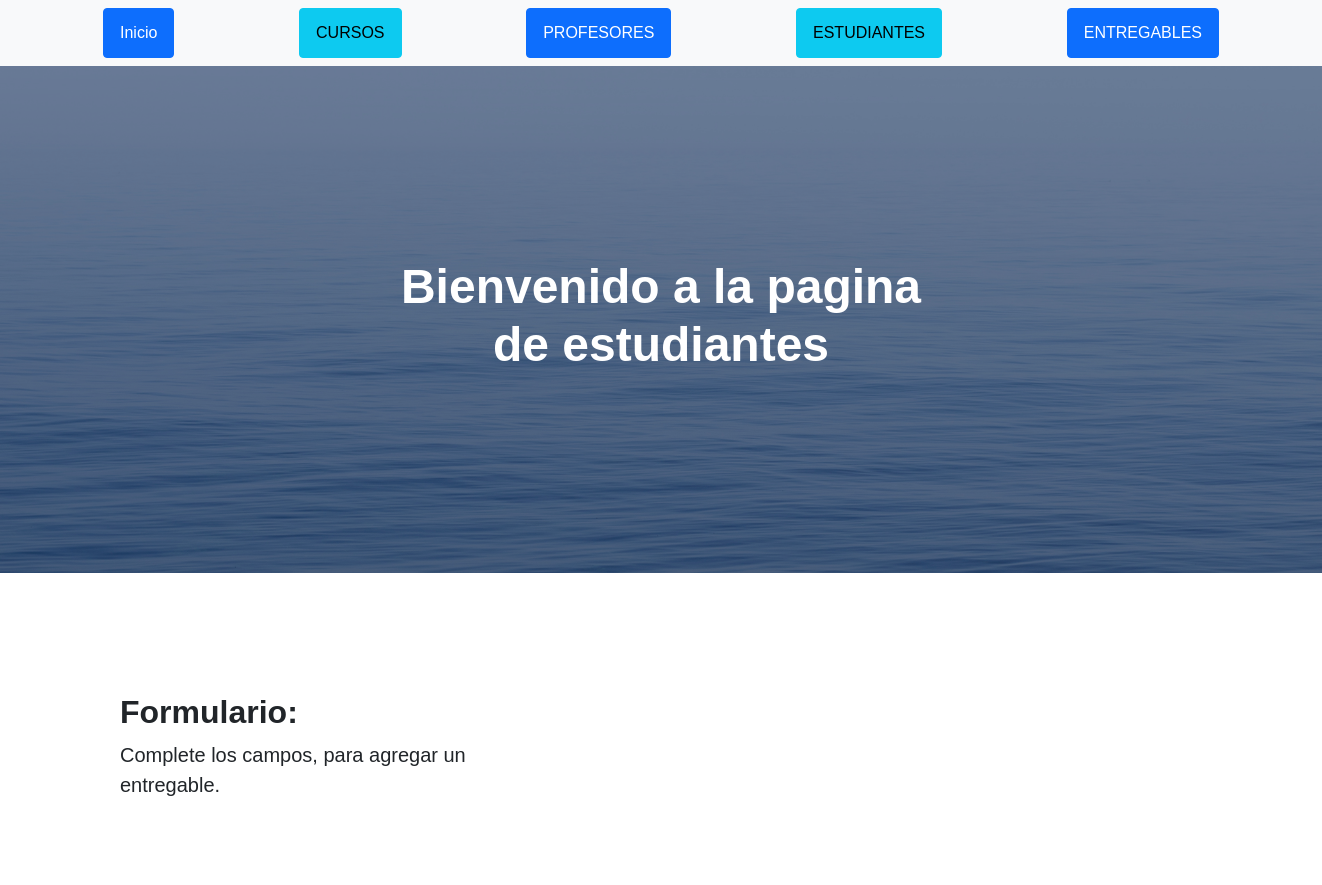
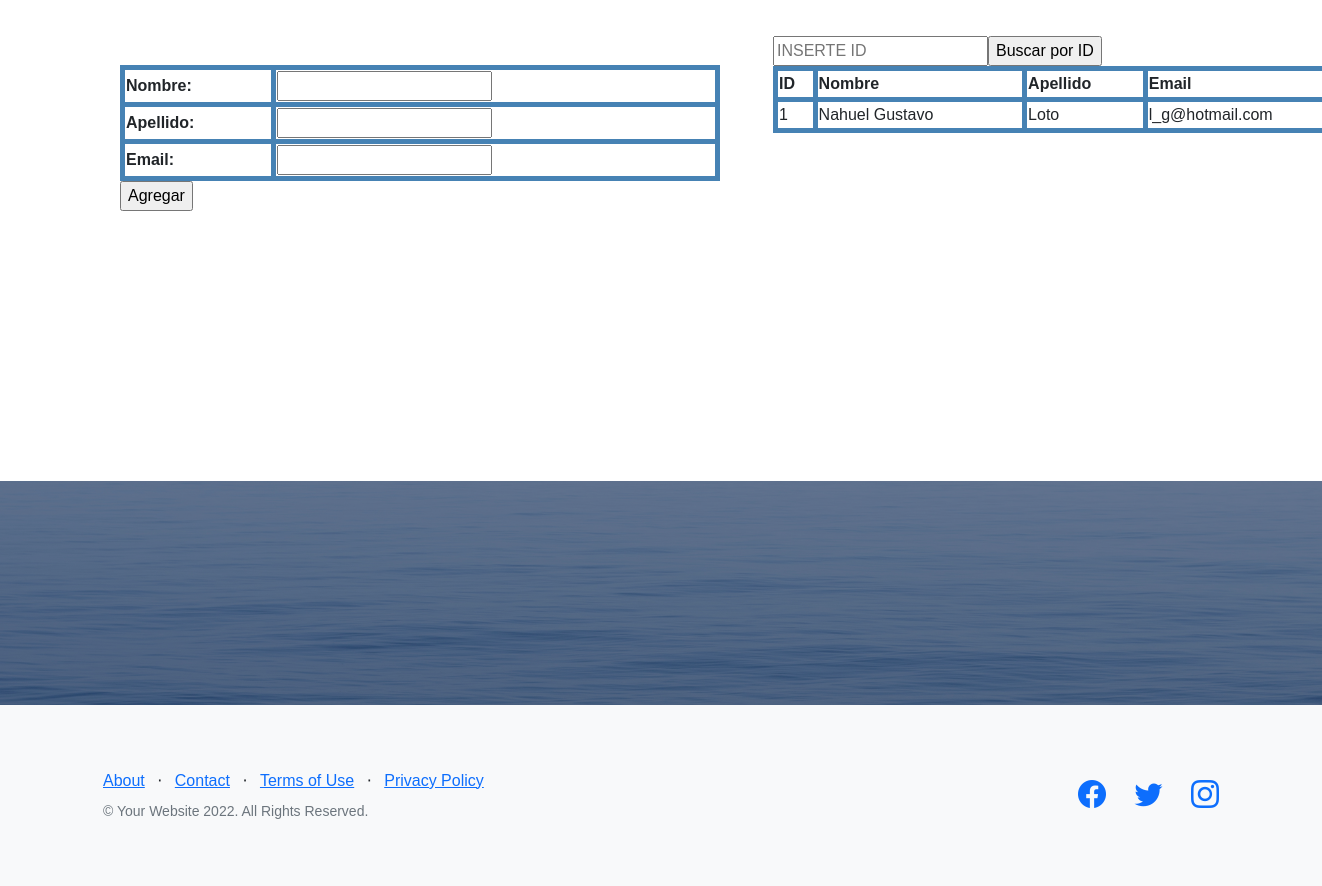
Screenshot of /AppCoder/estudiantes/ with the database file from the repository (2 pictures, top to bottom).
### AppCoder/models.py (models this page shows)
class Estudiante(models.Model):
    nombre=models.CharField(max_length=50)
    apellido=models.CharField(max_length=50)
    email=models.EmailField(max_length=50)

### AppCoder/views.py (the view)
# urls.py: path("estudiantes/", estudiantes, name="estudiantes"),
def estudiantes(request):
    if request.method == "POST":
        form = EstudianteForm(request.POST)
        if form.is_valid():
            estudiante = Estudiante()
            estudiante.nombre = form.cleaned_data["nombre"]
            estudiante.apellido = form.cleaned_data["apellido"]
            estudiante.email = form.cleaned_data["email"]
            estudiante.save()
            form = EstudianteForm()
    else:
        form = EstudianteForm()
    estudiantes = Estudiante.objects.all()
    context = {"estudiantes": estudiantes, "form" : form}
    return render(request, "estudiantes.html", context)

### AppCoder/forms.py
class EstudianteForm(forms.Form):
    nombre=forms.CharField(max_length=50)
    apellido=forms.CharField(max_length=50)
    email=forms.EmailField(max_length=50)

### AppCoder/templates/estudiantes.html (shortened to what this page needs)
{% extends "padre.html" %}
{% load static %}
{% block titulo %}
    <h1>Bienvenido a la pagina de estudiantes</h1>
{% endblock %}
{% block contenido_que_cambia %}
    <section class="showcase">
        <div class="container-fluid p-2">
            <div class="row g-0">
                <div class="col-lg-4 order-lg-2 my-auto showcase-text">
                    <div id="main-container">
                        <table>
                            <tbody>
                                <form action="{% url 'buscarEstudiante' %}" method="GET">
                                    <input type="number" name="id" id="id" placeholder="INSERTE ID">
                                    <input type="submit" value="Buscar por ID">
                                </form>
                                {% if estudiantes %}
                                <tr>
                                    <th>ID</th>
                                    <th>Nombre</th>
                                    <th>Apellido</th>
                                    <th>Email</th>
                                </tr>
                                {% for estudiante in estudiantes %}
                                <tr>
                                    <td>
                                        {{estudiante.id}}
                                    </td>
                                    <td>
                                        {{estudiante.nombre}}
                                    </td>
                                    <td>
                                        {{estudiante.apellido}}
                                    </td>
                                    <td>
                                        {{estudiante.email}}
                                    </td>
                                </tr>
                                {% endfor %}
                                {% else %}
                                <td>No hay ningun estudiante registrado con esa ID</td>
                                {% endif %}
                            </tbody>
                        </table>
                    </div>
                </div>
                <div class="col-lg-6 order-lg-1 my-auto showcase-text">
                    <h2>Formulario:</h2>
                    <p class="lead mb-0">Complete los campos, para agregar un entregable.</p>
                    <div id="main-container">
                        <table>
                            <form action="" method="post">
                                <table>
                                    {{ form }}
                                </table>
                                <table>
                                    <input type="submit" value="Agregar"/>
                                </table>
                            </form>
                        </table>
                    </div>
                </div>
            </div>
        </div>
    </section>
{% endblock %}

### AppCoder/static/css/table.css (style rules this page uses)
#main-container { margin: 150px auto; width: 600px; }
table { text-align: left; border-collapse: collapse; width: 100%; }
th, td { border: solid 5px steelblue; padding: 5; }

### rows the page displays
Estudiante: id "1", nombre "Nahuel Gustavo", apellido "Loto", email "l_g@hotmail.com"
